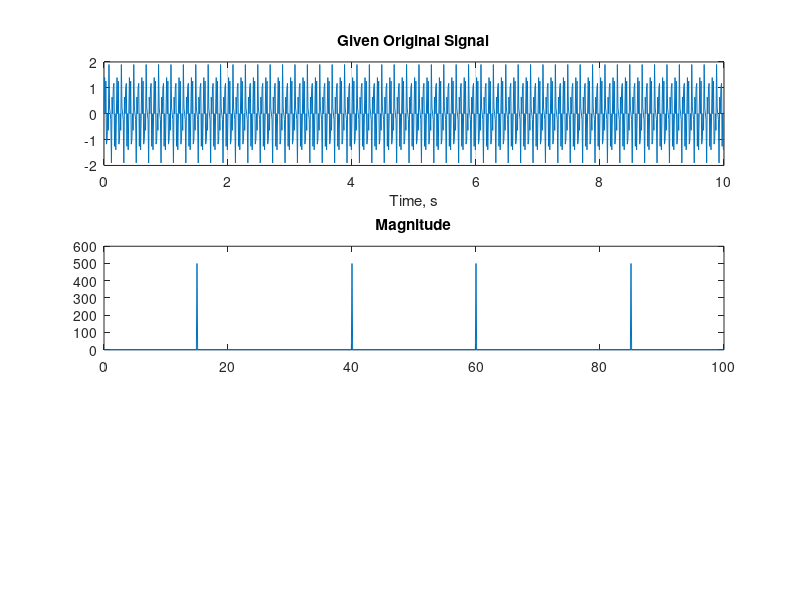

Source code (MATLAB): (Note: this script raises an error after producing the figure.)
% Assign Time vector t from 0 to 100 with increment 100/(10-1)


% write the given Signal x = ....

t = 0:1/100:10-1/100;

x = sin(2*pi*15*t) + sin(2*pi*40*t);    % Example signal

%subplot function
subplot(3,1,1);

plot(t,x);

grid;

title('Given Original Signal')

xlabel('Time, s')

%Compute the DFT of the signal and the magnitude and phase of the transformed sequence. 
y = fft(x);                     % Compute DFT of x
m = abs(y);                     % Magnitude of y


%Decrease round-off error when computing the phase by setting small-magnitude transform values to zero [y(m<1e-6) = 0].


% Compute DFT of x with single parameter of fft function and assign as y

 % Magnitude of y is m

y(m<1e-6) = 0;



%To plot the magnitude and phase in degrees, type the following commands:
lengthYes = length(y);  % Length of the DFT result
p = unwrap(angle(y));    % Phase of the DFT

f = (0:lengthYes-1)*100/lengthYes;        % Frequency vector

%subplot function
subplot(3,1,2);
plot(f,m);
xlabel('Frequency, Hz');
ylabel('Magnitude');
grid on;

subplot(3,1,2);
plot(f,m)

title('Magnitude')

ax = gca;

ax.XTick = [15 40 60 85];

% subplot function

subplot(3,1,3);
plot(f,p*180/pi)

title('Phase')

ax = gca;

ax.XTick = [15 40 60 85];

